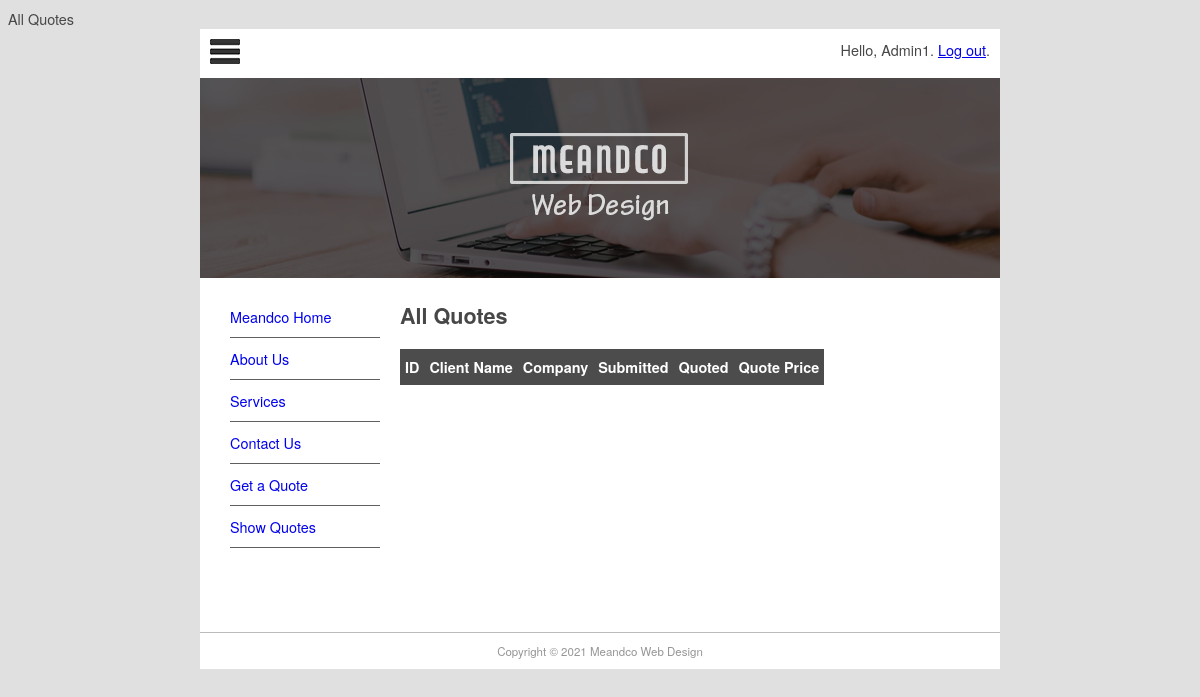
Screenshot of /quote/show (signed in) with the database file from the repository.
### pages/models.py (models this page shows, shortened)
class Page(models.Model):
    title = models.CharField(max_length=60)
    permalink = models.CharField(max_length=12, unique=True)
    update_date = models.DateTimeField('Last Updated')
    bodytext = models.TextField('Page Content', blank=True)

### quotes/views.py (the view)
# urls.py: path('show', QuoteList.as_view(), name='show-quotes'),
class QuoteList(LoginRequiredMixin, ListView):
    login_url = reverse_lazy('login')
    context_object_name = 'all_quotes'
    def get_queryset(self):
        return Quote.objects.filter(username=self.request.user)
    def get_context_data(self, **kwargs):
        context = super(QuoteList, self).get_context_data(**kwargs)
        context['page_list'] = Page.objects.all()
        return context

### quotes/templates/quotes/quote_list.html (shortened to what this page needs)
{% extends "quotes/quote.html" %}
{% block content %}
<h1>All Quotes</h1>
<table style="border-collapse:collapse">
    <tr class="quotehdr"><th>ID</th><th>Client Name
</th>
        <th>Company</th><th>Submitted</th>
        <th>Quoted</th><th>Quote Price</th>
    </tr>
</table>
{% endblock content %}

### quotes/templates/quotes/quote.html (shortened to what this page needs)
{% extends "base.html" %}
{% block sidenav %}
    {% for page in page_list %}
        <li><a href="{{ page.permalink }}">{{ page.title }}</a></li>
    {% endfor %}
{% endblock sidenav %}

### mfdw_site/templates/base.html (shortened to what this page needs)
{% load static %}
<!doctype html>
<html>
<head>
<link href="{% static 'main.css' %}" rel="stylesheet" type="text/css">
</head>
<body>
<div id="wrapper">
  <header id="header">
    <div id="logo"><img src="{% static 'logo.jpg' %}" alt=""/>
      <span style="float: right;">
        {% if user.is_authenticated %}
          Hello, {{ user.username }}. <a href="{% url 'logout' %}?next=/">Log out</a>.
        {% else %}
          Not logged in. <a href="{% url 'login' %}?next=/">Log in</a>.
        {% endif %}
      </span>
    </div>
    <div id="topbanner"><img src="{% static 'top_banner.png' %}" width="800" height="200" alt=""/></div>
  </header>
  <aside id="leftsidebar">
    <nav id="nav">
    <ul>
      {% block sidenav %}{% endblock sidenav %}
      <li><a href="/contact">Contact Us</a></li>
      <li><a href="/quote/">Get a Quote</a></li>
      <li><a href="/quote/show">Show Quotes</a></li>
    </nav>
  </aside>
  <section id="main">
    {% block content %}{% endblock content %}
  </section>
  <footer id="footer">Copyright &copy; 2021 Meandco Web Design</footer>
</div>
</body>
</html>

### mfdw_site/static/main.css (style rules this page uses)
#header { border-style: none; width: 800px; height: auto; }
#wrapper { margin-top: 0px; margin-left: auto; margin-right: auto; background-color: #FFFFFF; width: 800px; }
body { background-color: #E0E0E0; font-family: Gotham, "Helvetica Neue", Helvetica, Arial, sans-serif; font-size: 0.9em; text-align: justify; color: #474747; }
#footer { text-align: center; font-size: 0.8em; margin-top: 5px; padding-top: 10px; padding-bottom: 10px; background-color: #FFFFFF; border-top: thin solid #BBBBBB; clear: both; color: #969696; }
#nav li { padding-top: 10px; padding-bottom: 10px; font-size: 1em; list-style-type: none; border-bottom: thin solid #5F5F5F; color: #4C4C4C; left: 0px; list-style-position: inside; margin-left: -10px; }
#nav li a { text-decoration: none; }
#leftsidebar { width: 180px; height: 350px; float: left; }
#main { width: 560px; float: left; margin-left: 20px; margin-right: 10px; padding-right: 10px; }
#logo { padding: 10px; }
.quotehdr th { background-color: #4c4c4c; color: white; text-align: center; padding: 8px 5px; border: none; }

### rows the page displays
Page: title "Meandco Home"
Page: title "About Us"
Page: title "Services"

### other values shown
{{ user.username }} "Admin1"
